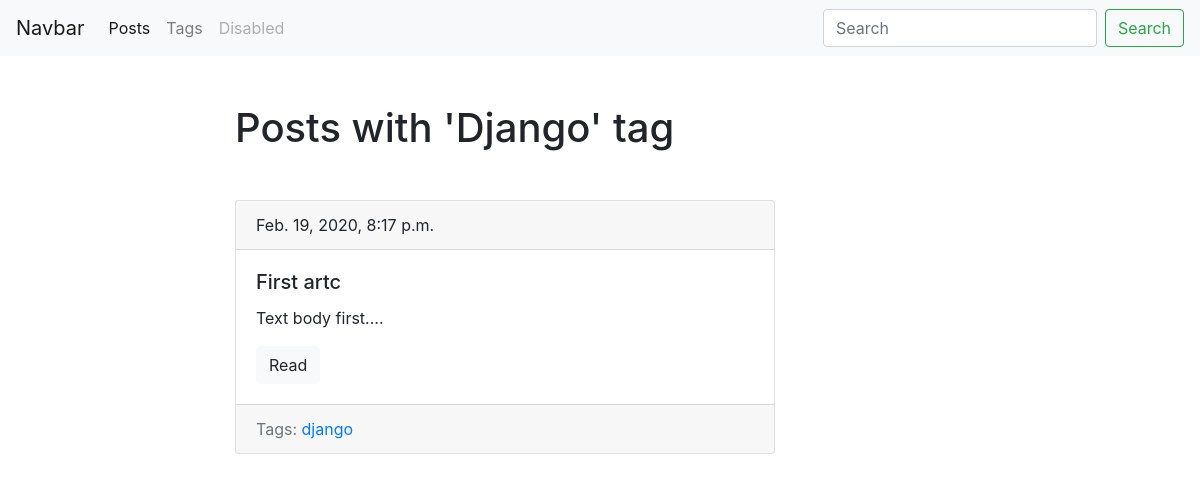
Page /tag/django/ on the earlier database version.
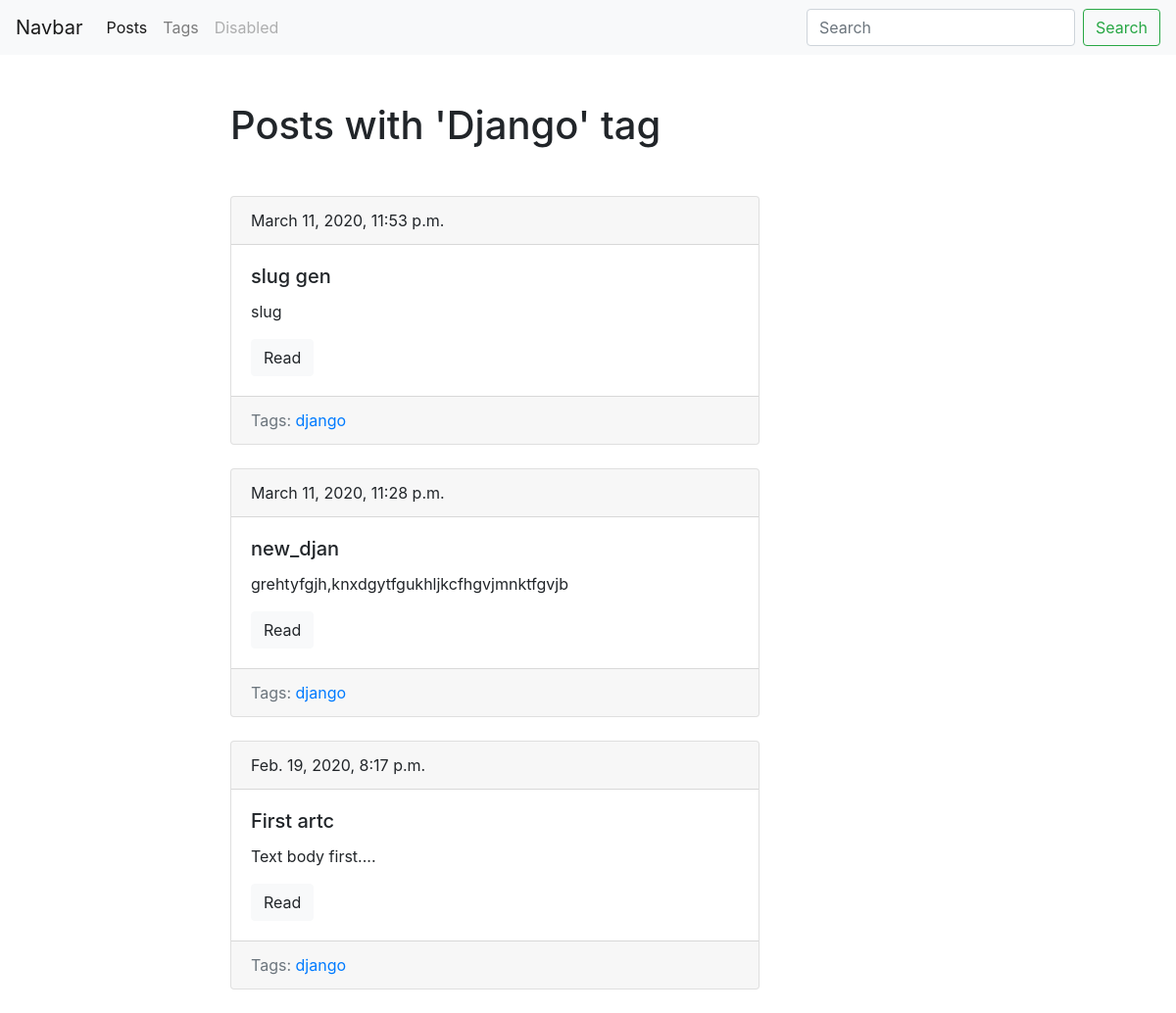
Same page on the later database version.
### second_case/apps/st_case/models.py (models this page shows, shortened)
class Tag(models.Model):
    title = models.CharField(max_length=50)
    slug = models.SlugField(max_length=50, unique=True)
    def get_absolute_url(self):
        return reverse('tag_detail_url', kwargs={'slug': self.slug})
    class Meta:
        ordering = ['title']

class Post(models.Model):
    title = models.CharField(max_length=150, db_index=True)
    slug = models.SlugField(max_length=150, blank=True, unique=True)
    body = models.TextField(blank=True, db_index=True)
    tags = models.ManyToManyField('Tag', blank=True, related_name='posts')
    date_pub = models.DateTimeField(auto_now_add=True)
    def get_absolute_url(self):
        return reverse('post_detail_url', kwargs={'slug': self.slug})
    class Meta:
        ordering = ['-date_pub']

### second_case/apps/st_case/views.py (the view)
# urls.py: path('tag/<str:slug>/', views.TagDetail.as_view(), name='tag_detail_url'),
class TagDetail(ObjectDetaiMixin, View):
    model = Tag
    template = 'st_case/tag_detail.html'

### second_case/apps/st_case/uttils.py (called while the page is built)
    def get(self, request, slug):
        obj = get_object_or_404(self.model, slug__iexact=slug)
        return render(request, self.template, context={self.model.__name__.lower(): obj, 'current_object': obj, 'detail': True})

### second_case/apps/st_case/templates/st_case/tag_detail.html (shortened to what this page needs)
{% extends 'st_case/base_st_case.html' %}
{% block content %}
    <h1 class="mb-5">Posts with '{{ tag.title|title }}' tag</h1>
    {% for post in tag.posts.all %}
       {% include 'st_case/includes/post_card_template.html' %}
    {% endfor %}
{% endblock %}

### second_case/apps/st_case/templates/st_case/base_st_case.html (shortened to what this page needs)
{% extends 'base.html' %}

### second_case/templates/base.html (shortened to what this page needs)
{% load static %}
<!DOCTYPE html>
<html lang="en">
<head>
    <link rel="stylesheet" href="https://stackpath.bootstrapcdn.com/bootstrap/4.4.1/css/bootstrap.min.css"
>
    <link rel="stylesheet" href="{% static 'ccs/styles.css' %}">
</head>
<body>
<nav class="navbar navbar-expand-lg navbar-light bg-light">
    <a class="navbar-brand" href="#">Navbar</a>
    <div class="collapse navbar-collapse" id="navbarSupportedContent">
        <ul class="navbar-nav mr-auto">
            <li class="nav-item active">
                <a class="nav-link" href="{% url 'post_list_url' %}">Posts</a>
            </li>
            <li class="nav-item">
                <a class="nav-link" href="{% url 'tags_list_url' %}">Tags</a>
            </li>
            <li class="nav-item">
                <a class="nav-link disabled" href="#" tabindex="-1" aria-disabled="true">Disabled</a>
            </li>
        </ul>
        <form class="form-inline my-2 my-lg-0" action="{% url 'post_list_url' %}">
            <input class="form-control mr-sm-2" type="search" placeholder="Search" aria-label="Search" name="search_query">
            <button class="btn btn-outline-success" type="submit">Search</button>
        </form>
    </div>
</nav>
<div class="container mt-5">
    <div class="row">
        <div class="col-6 offset-md-2">
            {% block content %}Base content{% endblock %}
        </div>
    </div>
</div>
</body>
</html>

### second_case/apps/st_case/templates/st_case/includes/post_card_template.html
<div class="card mb-4">
    <div class="card-header">
        {{ post.date_pub }}
    </div>
    <div class="card-body">
        <h5 class="card-title">{{ post.title }}</h5>
        <p class="card-text">{{ post.body|truncatewords:15 }}</p>
        <a href="{{ post.get_absolute_url }}" class="btn btn-light">Read</a>
    </div>
    <div class="card-footer text-muted">
        Tags:
        {% for tag in post.tags.all %}
            <a href="{{ tag.get_absolute_url }}">{{ tag.title }}</a>
        {% endfor %}
    </div>
</div>

Differences in the rows shown:
added Post: date_pub "March 11, 2020, 11:53 p.m.", title "slug gen", body "slug", Tag (title "django")
added Post: date_pub "March 11, 2020, 11:28 p.m.", title "new_djan", body "grehtyfgjh,knxdgytfgukhljkcfhgvjmnktfgvjb", Tag (title "django")
